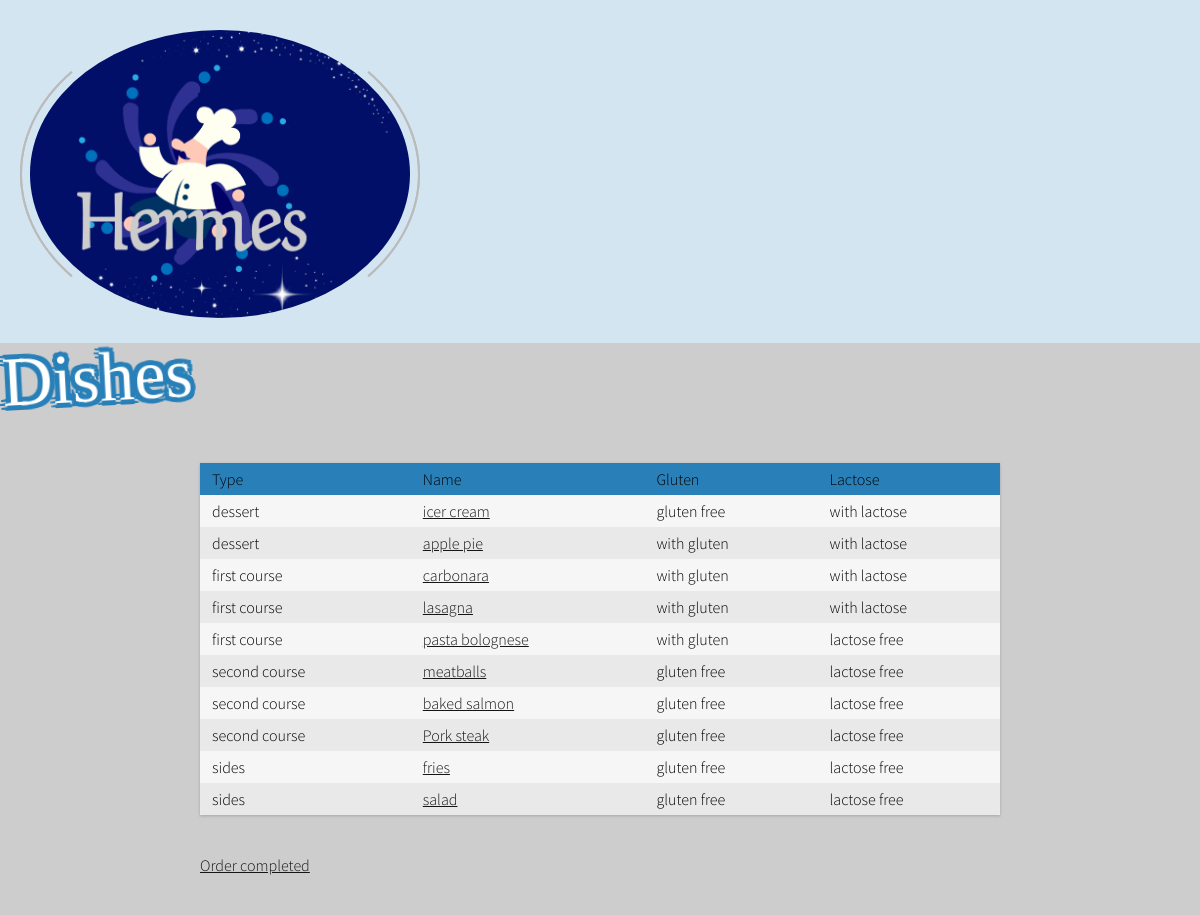
The app's page /open/1/ with its own data.
### app/models.py (models this page shows, shortened)
class Dish(models.Model ) :
    name = models.CharField( max_length= 50 )
    price = models.FloatField()
    type = models.CharField( max_length= 50 )
    gluten = models.BooleanField( null= False)
    id =models.AutoField(primary_key=True)
    lactose = models.BooleanField( null= False)

### app/views.py (the view)
# urls.py: re_path(r'^open/(\d+)/$',views.open, name='open'),
def open(request, number):
    tav = Table.objects.get(number = number)
    if Meal.objects.filter(table=tav).exists():
        print("esiste")
    else :
        p = Meal(table=tav, start=datetime.now())
        p.save()
    dishes = Dish.objects.all().order_by('type')
    createNewOrder(request,tav)
    return render(request, 'nuovo.html', {'dishes': dishes, 'table': tav})

### app/views.py (called while the page is built)
def createNewOrder(request,number):
    if request.method == 'POST':
        clicked_dish_id =request.POST.get('dishes')
        dish = Dish.objects.filter(id=clicked_dish_id).first()
        new_order= Order(request_time=datetime.now(), dish_name= dish, table=number)
        new_order.save()

### app/templates/nuovo.html
{% extends "template.html" %}
{% load static %}
{% block content %}
  <div class="type">
      <span>Dishes</span>
  </div>
  <div class="wrapper">
    <div class="table">
      <div class="row header blue">
            <div class="cell">
              Type
            </div>
            <div class="cell">
              Name
            </div>
            <div class="cell">
              Gluten
            </div>
            <div class="cell">
            Lactose
            </div>
      </div>
    {% for d in dishes %}
      <div class="row">
        <div class="cell">
          {{ d.type }}
        </div>
        <div class="cell">
          <a href=# class="special" id='{{d.id}}' > {{d.name}}</a></li>
        </div>
        <div class="cell">
          {% if d.gluten %}
          with gluten
          {% else %}
          gluten free
          {% endif %}
        </div>
        <div class="cell">
          {% if d.lactose %}
          with lactose
          {% else %}
          lactose free
          {% endif %}
        </div>
      </div>
  {% endfor %}
  </div>
  <a href="/home/"> Order completed</a>
{% endblock content%}

### app/static/css/default.css (style rules this page uses)
html, body { height: 100%; }
body { margin: 0px; padding: 0px; background: #d4e5f2; font-family: 'Source Sans Pro', sans-serif; font-weight: 300; color: #000000; }
a { color: #151515; }
.wrapper { margin: 0 auto; padding: 40px; max-width: 800px; }
.table { margin: 0 0 40px 0; width: 100%; box-shadow: 0 1px 3px rgba(0, 0, 0, 0.2); display: table; }
.row { display: table-row; background: #f6f6f6; }
.row:nth-of-type(odd) { background: #e9e9e9; }
.row.blue { background: #2980b9; }
.cell { padding: 6px 12px; display: table-cell; }
.type span { display: block; }
.type span { font-family: 'Pacifico', cursive; font-weight: 400; font-size: 70px; position: relative; z-index: 1; text-shadow: 5px 0 0 #2980b9, -5px 0 0 #2980b9, 0 5px 0 #2980b9, 0 -5px 0 #2980b9, 4px 4px #2980b9, -4px -4px 0 #2980b9, 4px -4px 0 #2980b9, -4px 4px 0 #2980b9; -webkit-transform: rotate(-3deg); transform: rotate(-3deg); -webkit-transform-origin: 0 0; transform-origin: 0 0; color: #fff; margin-top: -5px; }

### records on screen
Dish: type "dessert", name "icer cream", gluten "gluten free", lactose "with lactose"
Dish: type "dessert", name "apple pie", gluten "with gluten", lactose "with lactose"
Dish: type "first course", name "carbonara", gluten "with gluten", lactose "with lactose"
Dish: type "first course", name "lasagna", gluten "with gluten", lactose "with lactose"
Dish: type "first course", name "pasta bolognese", gluten "with gluten", lactose "lactose free"
Dish: type "second course", name "meatballs", gluten "gluten free", lactose "lactose free"
Dish: type "second course", name "baked salmon", gluten "gluten free", lactose "lactose free"
Dish: type "second course", name "Pork steak", gluten "gluten free", lactose "lactose free"
Dish: type "sides", name "fries", gluten "gluten free", lactose "lactose free"
Dish: type "sides", name "salad", gluten "gluten free", lactose "lactose free"
